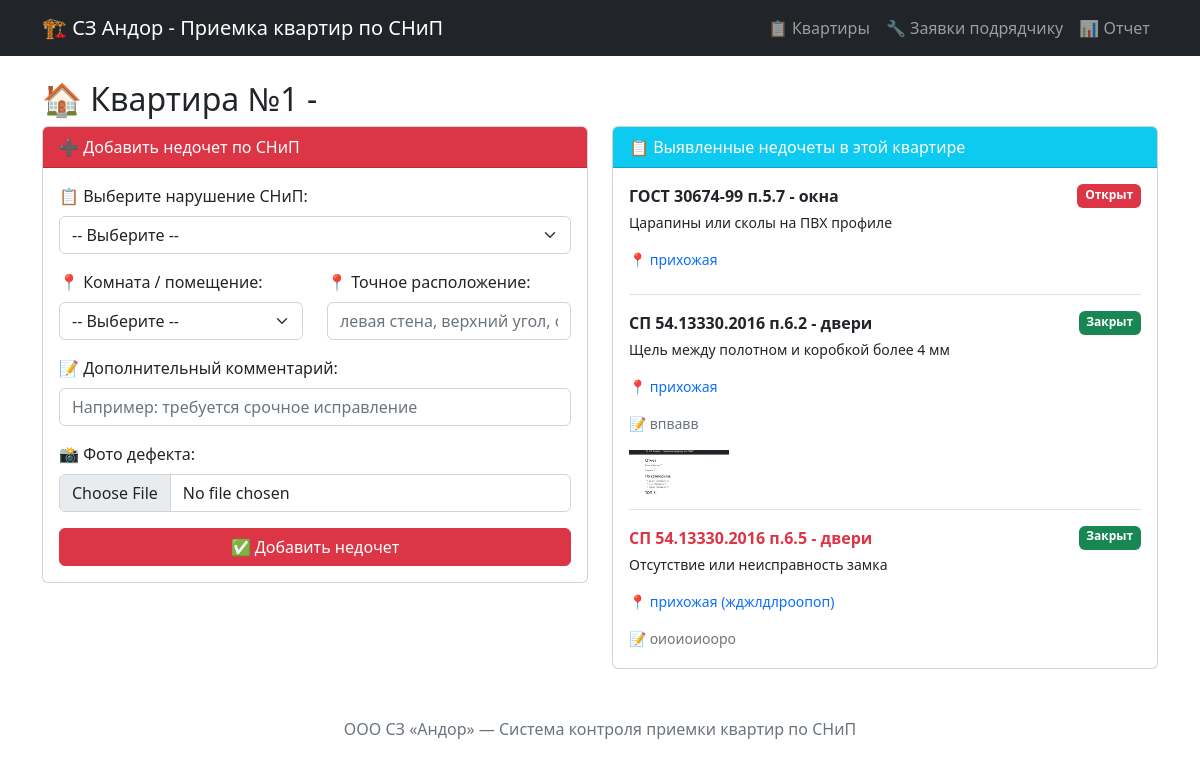
Page /flat/1 on the committed database.
### tables this page shows
CREATE TABLE flats (
    id INTEGER PRIMARY KEY AUTOINCREMENT,
    number TEXT NOT NULL,
    street TEXT,
    house TEXT,
    entrance INTEGER,
    floor INTEGER,
    status TEXT DEFAULT 'in_progress'
);

CREATE TABLE defects (
            id INTEGER PRIMARY KEY AUTOINCREMENT,
            flat_id INTEGER NOT NULL,
            snip_defect_id INTEGER NOT NULL,
            room TEXT,
            location_detail TEXT,
            comment TEXT,
            photo_path TEXT,
            status TEXT DEFAULT 'open',
            created_at TIMESTAMP,
            fixed_at TIMESTAMP,
            FOREIGN KEY (flat_id) REFERENCES flats(id),
            FOREIGN KEY (snip_defect_id) REFERENCES snip_defects(id)
        );

CREATE TABLE snip_defects (
            id INTEGER PRIMARY KEY AUTOINCREMENT,
            code TEXT NOT NULL,
            category TEXT NOT NULL,
            description TEXT NOT NULL,
            severity TEXT NOT NULL
        );

### app.py (the view)
@app.route('/flat/<int:flat_id>')
def flat(flat_id):
    conn = get_db()
    flat = conn.execute('SELECT * FROM flats WHERE id = ?', (flat_id,)).fetchone()
    defects = conn.execute('''
        SELECT d.*, s.code, s.category, s.description, s.severity
        FROM defects d
        JOIN snip_defects s ON d.snip_defect_id = s.id
        WHERE d.flat_id = ?
        ORDER BY d.created_at DESC
    ''', (flat_id,)).fetchall()
    snip_defects = conn.execute('SELECT * FROM snip_defects ORDER BY category, code').fetchall()
    conn.close()
    return render_template('flat.html', flat=flat, defects=defects, snip_defects=snip_defects)

### app.py (called while the page is built)
def get_db():
    conn = sqlite3.connect(DB_PATH)
    conn.row_factory = sqlite3.Row
    return conn

### templates/flat.html (shortened to what this page needs)
{% extends "base.html" %}
{% block content %}
<h2>🏠 Квартира №{{ flat.number }} - {{ flat.building }}</h2>
<div class="row">
    <div class="col-md-6">
        <div class="card mb-4">
            <div class="card-header bg-danger text-white">
                ➕ Добавить недочет по СНиП
            </div>
            <div class="card-body">
                <form method="POST" action="/add_defect" enctype="multipart/form-data">
                    <div class="mb-3">
                        <label class="form-label">📋 Выберите нарушение СНиП:</label>
                        <select name="snip_defect_id" class="form-select" required>
                            <option value="">-- Выберите --</option>
                        </select>
                    </div>
                    <div class="row mb-3">
                        <div class="col-md-6">
                            <label class="form-label">📍 Комната / помещение:</label>
                            <select name="room" class="form-select" required>
                                <option value="">-- Выберите --</option>
                            </select>
                        </div>
                        <div class="col-md-6">
                            <label class="form-label">📍 Точное расположение:</label>
                            <input type="text" name="location_detail" class="form-control" placeholder="левая стена, верхний угол, около розетки...">
                        </div>
                    </div>
                    <div class="mb-3">
                        <label class="form-label">📝 Дополнительный комментарий:</label>
                        <input type="text" name="comment" class="form-control" placeholder="Например: требуется срочное исправление">
                    </div>
                    <div class="mb-3">
                        <label class="form-label">📸 Фото дефекта:</label>
                        <input type="file" name="photo" class="form-control" accept="image/*" capture="environment">
                    </div>
                    <button type="submit" class="btn btn-danger w-100">✅ Добавить недочет</button>
                </form>
            </div>
        </div>
    </div>
    <div class="col-md-6">
        <div class="card">
            <div class="card-header bg-info text-white">
                📋 Выявленные недочеты в этой квартире
            </div>
            <div class="card-body" style="max-height: 500px; overflow-y: auto;">
                {% if defects %}
                    {% for d in defects %}
                    <div class="border-bottom mb-3 pb-2">
                        <div class="d-flex justify-content-between">
                            <strong class="{% if d.severity == 'critical' %}critical{% endif %}">
                                {{ d.code }} - {{ d.category }}
                            </strong>
                            <span class="badge {% if d.status == 'open' %}bg-danger{% elif d.status == 'fixed' %}bg-warning{% else %}bg-success{% endif %}">
                                {{ {'open':'Открыт','fixed':'Исправлен','closed':'Закрыт'}[d.status] }}
                            </span>
                        </div>
                        <p class="small mt-1">{{ d.description }}</p>
                        {% if d.room %}
                            <p class="small text-primary">📍 {{ d.room }}{% if d.location_detail %} ({{ d.location_detail }}){% endif %}</p>
                        {% endif %}
                        {% if d.comment %}<p class="small text-muted">📝 {{ d.comment }}</p>{% endif %}
                        {% if d.photo_path %}
                            <a href="/{{ d.photo_path }}" target="_blank">
                                <img src="/{{ d.photo_path }}" class="photo-thumb">
                            </a>
                        {% endif %}
                    </div>
                    {% endfor %}
                {% else %}
                    <p class="text-success">✅ Недочетов нет. Квартира готова к передаче!</p>
                {% endif %}
            </div>
        </div>
    </div>
</div>
{% endblock %}

### templates/base.html (style rules this page uses)
.critical { color: #dc3545; font-weight: bold; }
.photo-thumb { max-width: 100px; max-height: 100px; cursor: pointer; }

### rows in the picture
flats: number "1"
defects: code "ГОСТ 30674-99 п.5.7", category "окна", status "Открыт", description "Царапины или сколы на ПВХ профиле", room "прихожая"
defects: code "СП 54.13330.2016 п.6.2", category "двери", status "Закрыт", description "Щель между полотном и коробкой более 4 мм", room "прихожая", comment "впвавв", photo_path (picture)
defects: code "СП 54.13330.2016 п.6.5", category "двери", status "Закрыт", description "Отсутствие или неисправность замка", room "прихожая", location_detail "жджлдлроопоп", comment "оиоиоиооро"
